Frame 1 (no input): blank canvas, image omitted
Frame 60 (no input): blank canvas, image omitted
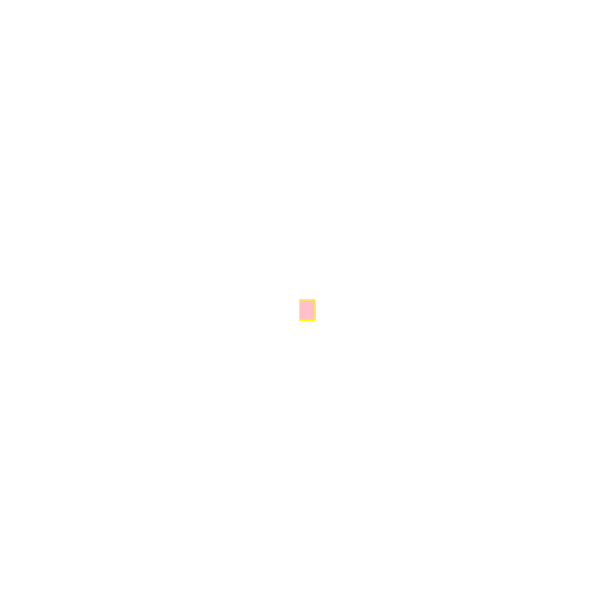
Frame 120 (the mouse pressed at the canvas centre since frame 60)

The p5.js sketch whose frames 1 and 60 were blank and that drew this single picture after the mouse press (run headless with seeded random() and noise() and a simulated clock; from frame 60 on, the mouse is pressed at the canvas centre):

// p5.js sketch
// ── sketch.js
function setup() {

    createCanvas(600, 600);
    
    background("white");
    
    }
    
    function draw() {
    
    stroke("yellow");
    
    fill("pink");
    
    if(mouseIsPressed){
    
    rect(mouseX, mouseY, 15, 20);
    
    }
    
    }
    
